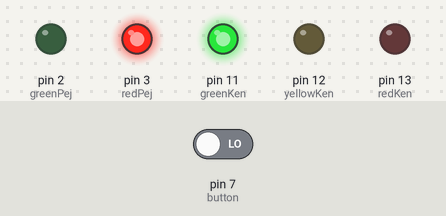
A sketch run on a simulated Arduino Uno, built with avr-gcc and run on an emulated ATmega328P. Shown: output pins drawn as LEDs (lit = HIGH). The test bench sets the inputs (shaded band); at power-on: pin 7 (button) LOW. What the sketch prints to the serial monitor is not drawn.

Above: at 4.2 s.
4.3 s: pin 7 (button) driven LOW
5.8 s: pin 7 (button) driven HIGH
At 6.9 s:
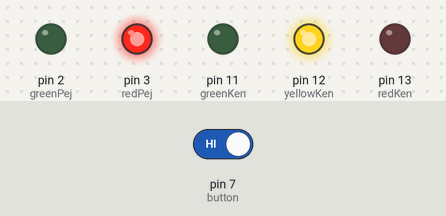
At 8.4 s:
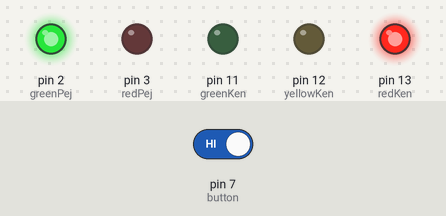
Timing chart, 0 to 17.8 s (numbered marks = the images above; inputs shaded):
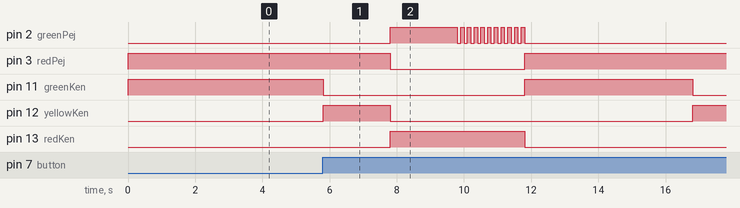

The sketch:

Traffic_lights.ino
```cpp
  // inisialisasi lampu lalu lintas untuk pengendara
  int redKen = 13;
  int yellowKen = 12;
  int greenKen = 11;
  // inisialisasi lampu lalu lintas untuk pejalan kaki
  int redPej = 3;
  int greenPej = 2;
  //inisialisasi tambahan
  int button = 7;
  int crossTime = 2000;
  unsigned long changeTime;

void setup() {
  // inisialisasi timer
  changeTime = millis();
  // initialisasi pin menjadi output/input
  pinMode(redKen, OUTPUT);
  pinMode(yellowKen, OUTPUT);
  pinMode(greenKen, OUTPUT);
  pinMode(redPej, OUTPUT);
  pinMode(greenPej, OUTPUT);
  pinMode(button, INPUT);
  // diawali led hijau untuk pengendara dan led merah untuk pejalan kaki yang menyala
  digitalWrite(greenKen, HIGH);
  digitalWrite(redPej, HIGH);
  digitalWrite(redKen, LOW);
  digitalWrite(yellowKen, LOW);
  digitalWrite(greenPej, LOW);
  Serial.begin(9600);
}

void loop() {
  // variable button saat ditekan
  int state = digitalRead(button);
  Serial.println(state);
  // jika button ditekan setelah 5 detik maka terjadi pergantian led
  if (state == HIGH && (millis() - changeTime) > 5000) {
    // memanggil pergantiaan led
    changeLights();
  }
}

void changeLights() {
  digitalWrite(greenKen, LOW);    // led hijau untuk pengendara tidak menyala
  digitalWrite(yellowKen, HIGH);  // led kuning untuk pengendara menyala
  delay(2000);

  digitalWrite(yellowKen, LOW);   // led kuning untuk pengendara tidak menyala
  digitalWrite(redKen, HIGH);     // led merah untuk pengendara menyala

  digitalWrite(redPej, LOW);      // led merah untuk pejalan kaki tidak menyala
  digitalWrite(greenPej, HIGH);   // led hijau untuk pejalan kaki menyala
  delay(crossTime);

  // flash led hijau pejalan kaki
  for (int x=0; x<10; x++) {
    digitalWrite(greenPej, LOW);
    delay(100);
    digitalWrite(greenPej, HIGH);
    delay(100);
  }
  digitalWrite(greenPej, LOW);    // led hijau untuk pejalan kaki tidak menyala
  digitalWrite(redKen, LOW);      // led merah untuk pengendara tidak menyala
  digitalWrite(redPej, HIGH);     // led merah untuk pejalan kaki menyala
  digitalWrite(greenKen, HIGH);   // led hijau untuk pengendara menyala

  changeTime = millis();
 }
```

Measured:
- after the input at 5.8 s, pin 2 (greenPej): LOW → HIGH after 2.0 s, then repeats every 0.20 s: LOW 0.10 s, HIGH 0.10 s, until it stays LOW from 11.8 s; pin 3 (redPej): HIGH → LOW after 2.0 s, → HIGH 4.0 s later
